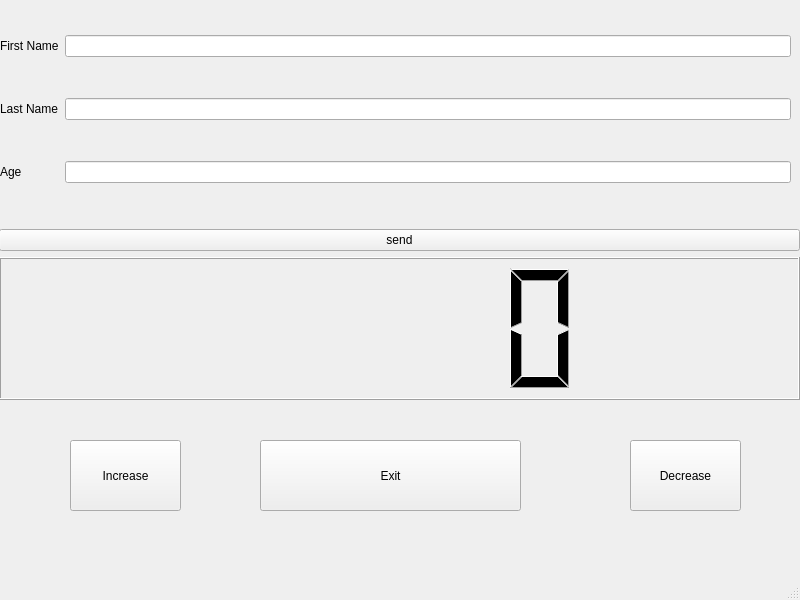
<?xml version="1.0" encoding="UTF-8"?>
<ui version="4.0">
 <class>MainWindow</class>
 <widget class="QMainWindow" name="MainWindow">
  <property name="geometry">
   <rect>
    <x>0</x>
    <y>0</y>
    <width>800</width>
    <height>600</height>
   </rect>
  </property>
  <property name="windowTitle">
   <string>Talker_2</string>
  </property>
  <widget class="QWidget" name="centralwidget">
   <widget class="QWidget" name="verticalLayoutWidget">
    <property name="geometry">
     <rect>
      <x>-1</x>
      <y>229</y>
      <width>801</width>
      <height>171</height>
     </rect>
    </property>
    <layout class="QVBoxLayout" name="verticalLayout">
     <item>
      <widget class="QPushButton" name="send">
       <property name="text">
        <string>send</string>
       </property>
      </widget>
     </item>
     <item>
      <widget class="QLCDNumber" name="lcdNumber"/>
     </item>
    </layout>
   </widget>
   <widget class="QPushButton" name="decrease">
    <property name="geometry">
     <rect>
      <x>630</x>
      <y>440</y>
      <width>111</width>
      <height>71</height>
     </rect>
    </property>
    <property name="text">
     <string>Decrease</string>
    </property>
   </widget>
   <widget class="QWidget" name="gridLayoutWidget">
    <property name="geometry">
     <rect>
      <x>0</x>
      <y>0</y>
      <width>791</width>
      <height>221</height>
     </rect>
    </property>
    <layout class="QGridLayout" name="gridLayout">
     <item row="0" column="0">
      <widget class="QLabel" name="FirstName">
       <property name="text">
        <string>First Name</string>
       </property>
      </widget>
     </item>
     <item row="2" column="0">
      <widget class="QLabel" name="Age">
       <property name="text">
        <string>Age</string>
       </property>
      </widget>
     </item>
     <item row="0" column="1">
      <widget class="QLineEdit" name="lineEdit">
       <property name="text">
        <string/>
       </property>
      </widget>
     </item>
     <item row="1" column="0">
      <widget class="QLabel" name="LastName">
       <property name="text">
        <string>Last Name</string>
       </property>
      </widget>
     </item>
     <item row="1" column="1">
      <widget class="QLineEdit" name="lineEdit_2">
       <property name="text">
        <string/>
       </property>
      </widget>
     </item>
     <item row="2" column="1">
      <widget class="QLineEdit" name="lineEdit_3">
       <property name="text">
        <string/>
       </property>
      </widget>
     </item>
    </layout>
   </widget>
   <widget class="QPushButton" name="exit">
    <property name="geometry">
     <rect>
      <x>260</x>
      <y>440</y>
      <width>261</width>
      <height>71</height>
     </rect>
    </property>
    <property name="text">
     <string>Exit</string>
    </property>
   </widget>
   <widget class="QPushButton" name="increase">
    <property name="geometry">
     <rect>
      <x>70</x>
      <y>440</y>
      <width>111</width>
      <height>71</height>
     </rect>
    </property>
    <property name="text">
     <string>Increase</string>
    </property>
   </widget>
  </widget>
  <widget class="QMenuBar" name="menubar">
   <property name="geometry">
    <rect>
     <x>0</x>
     <y>0</y>
     <width>800</width>
     <height>22</height>
    </rect>
   </property>
  </widget>
  <widget class="QStatusBar" name="statusbar"/>
 </widget>
 <resources/>
 <connections/>
</ui>
